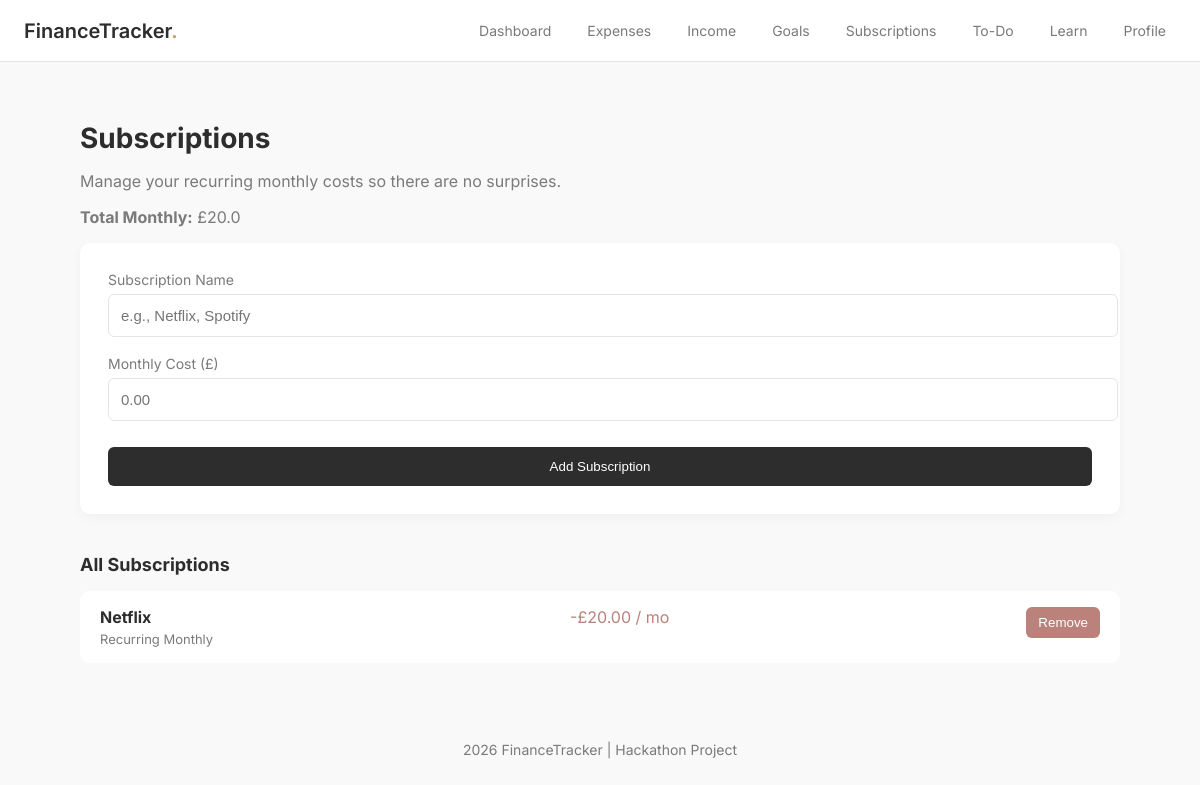
Before: /subscriptions/oleksii with the older database file.
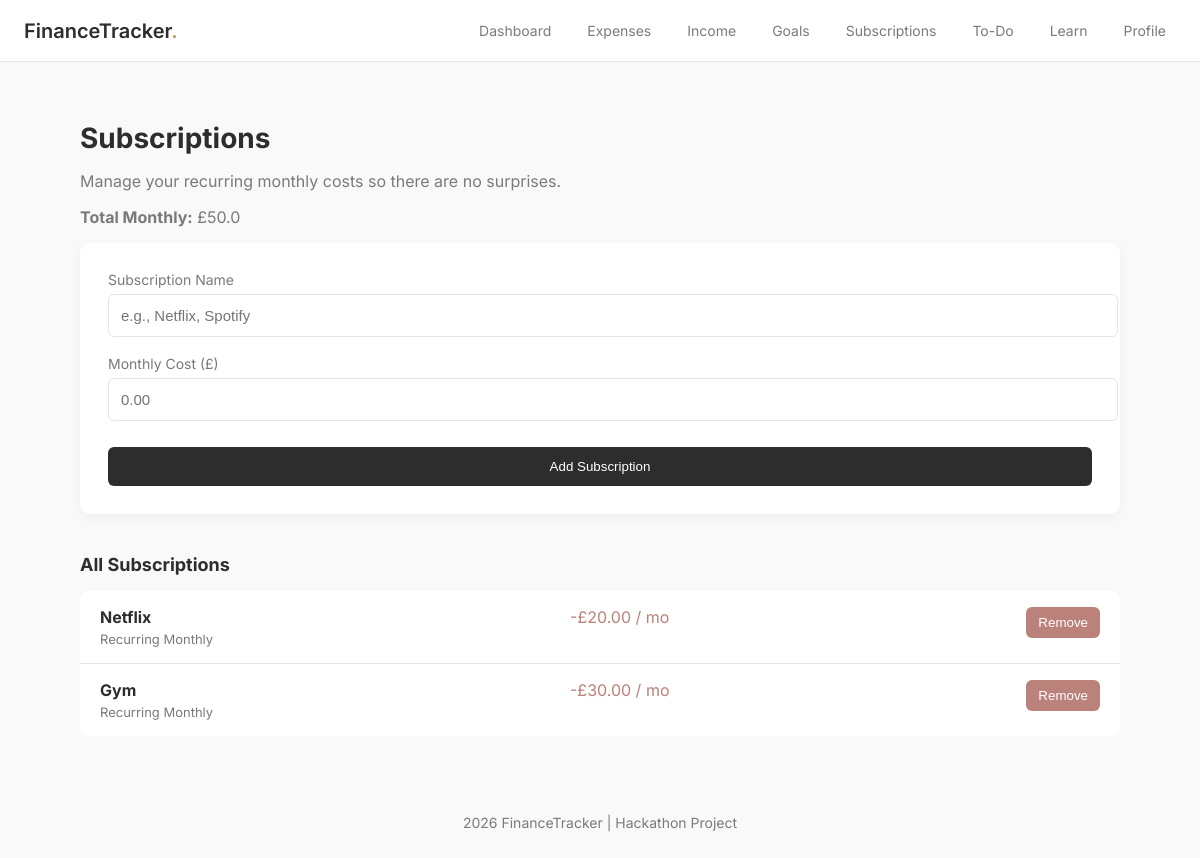
After: the same page with the newer database file.
### tables this page shows
CREATE TABLE subscriptions (
        id INTEGER PRIMARY KEY AUTOINCREMENT,
        user_id INTEGER,
        name TEXT,
        cost REAL
    );

### app.py (the view, shortened to what this page needs)
@app.route("/subscriptions/<username>", methods=["GET", "POST"])
def subscriptions(username):
    user_id = get_user_id(username)
    if not user_id:
        return redirect(url_for("index"))
    conn = get_db()
    data = conn.execute(
        "SELECT * FROM subscriptions WHERE user_id=?",
        (user_id,)
    ).fetchall()
    total_subs = sum([s["cost"] for s in data])
    conn.close()
    return render_template("subscriptions.html", data=data, username=username, total_subs=total_subs)

### app.py (called while the page is built)
def get_db():
    conn = sqlite3.connect(DB)
    conn.row_factory = sqlite3.Row
    return conn

def get_user_id(username):
    conn = get_db()
    user = conn.execute(
        "SELECT id FROM users WHERE username=?",
        (username,)
    ).fetchone()
    conn.close()
    return user["id"] if user else None

@app.context_processor
def inject_user():
    username = request.view_args.get("username") if request.view_args else None
    return dict(current_user=username)

### templates/subscriptions.html (shortened to what this page needs)
{% extends "layout.html" %}
{% block navbar %}
    {% include "navbar.html" %}
{% endblock %}
{% block content %}
<div class="container">
    <div class="dashboard-header">
        <h1>Subscriptions</h1>
        <p>Manage your recurring monthly costs so there are no surprises.</p>
        <p><strong>Total Monthly:</strong> £{{ total_subs }}</p>
    </div>
    <div class="form-card" style="border-top-color: #BA827A;">
        <form method="POST">
            <div class="form-group">
                <label>Subscription Name</label>
                <input type="text" name="name" class="form-control" placeholder="e.g., Netflix, Spotify" required>
            </div>
            <div class="form-group">
                <label>Monthly Cost (£)</label>
                <input type="number" step="0.01" name="cost" class="form-control" placeholder="0.00" required>
            </div>
            <button type="submit" class="btn-primary" style="width: 100%; margin-top: 8px;">Add Subscription</button>
        </form>
    </div>
    <h3 class="section-title">All Subscriptions</h3>
    <div class="transaction-list">
        {% if data %}
            {% for s in data %}
                <div class="transaction-item">
                    <div class="tx-details">
                        <h4>{{ s.name }}</h4>
                        <p>Recurring Monthly</p>
                    </div>
                    <div class="tx-amount" style="color: #BA827A;">
                        -£{{ "{:,.2f}".format(s.cost|float) }} / mo
                    </div>
                    <form method="POST" action="/delete_subscription/{{ username }}/{{ s.id }}">
                        <button type="submit" class="btn-danger">Remove</button>
                    </form>
                </div>
            {% endfor %}
        {% else %}
            <div class="empty-state" style="padding: 32px; text-align: center; color: #7A7A7A;">
                No subscriptions logged yet. Your wallet is safe for now!
            </div>
        {% endif %}
    </div>
</div>
{% endblock %}

Changed rows visible on the page:
added subscriptions: name "Gym", cost "30.00"
Other visible differences:
{{ total_subs }}: "20.0" → "50.0"
